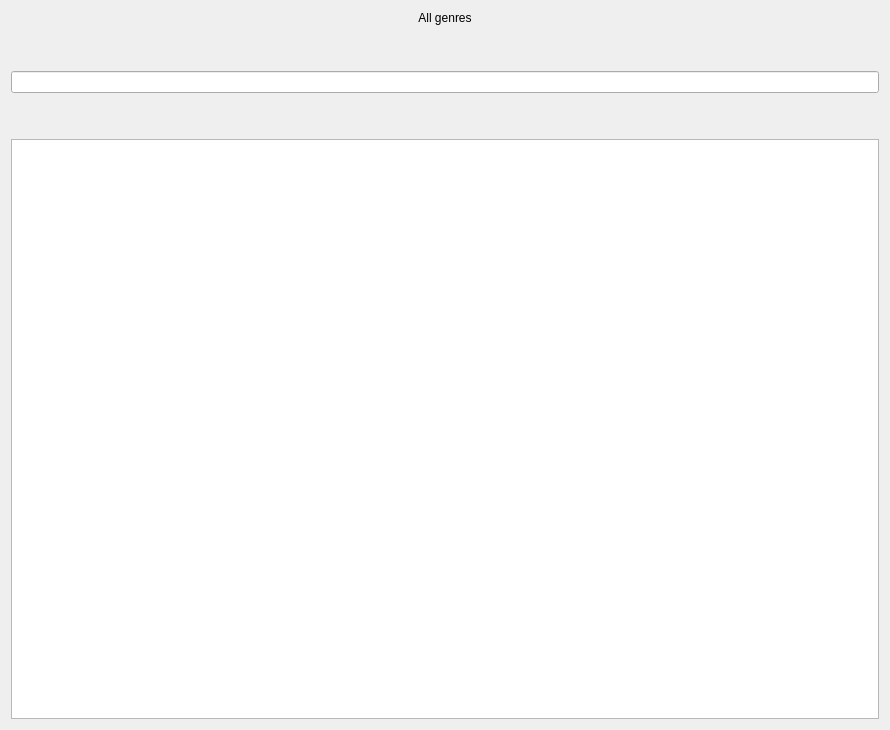
<?xml version="1.0" encoding="UTF-8"?>
<ui version="4.0">
 <class>allGenres_window</class>
 <widget class="QWidget" name="allGenres_window">
  <property name="geometry">
   <rect>
    <x>0</x>
    <y>0</y>
    <width>890</width>
    <height>730</height>
   </rect>
  </property>
  <property name="windowTitle">
   <string>Form</string>
  </property>
  <layout class="QVBoxLayout" name="verticalLayout">
   <item>
    <widget class="QLabel" name="allGenres_label">
     <property name="text">
      <string>All genres</string>
     </property>
     <property name="alignment">
      <set>Qt::AlignCenter</set>
     </property>
    </widget>
   </item>
   <item>
    <spacer name="verticalSpacer">
     <property name="orientation">
      <enum>Qt::Vertical</enum>
     </property>
     <property name="sizeType">
      <enum>QSizePolicy::Preferred</enum>
     </property>
     <property name="sizeHint" stdset="0">
      <size>
       <width>20</width>
       <height>40</height>
      </size>
     </property>
    </spacer>
   </item>
   <item>
    <widget class="QLineEdit" name="searchGenre_lineEdit"/>
   </item>
   <item>
    <spacer name="verticalSpacer_2">
     <property name="orientation">
      <enum>Qt::Vertical</enum>
     </property>
     <property name="sizeType">
      <enum>QSizePolicy::Preferred</enum>
     </property>
     <property name="sizeHint" stdset="0">
      <size>
       <width>20</width>
       <height>40</height>
      </size>
     </property>
    </spacer>
   </item>
   <item>
    <widget class="QTableView" name="allGenres_tableView">
     <property name="editTriggers">
      <set>QAbstractItemView::NoEditTriggers</set>
     </property>
    </widget>
   </item>
  </layout>
 </widget>
 <resources/>
 <connections/>
</ui>
